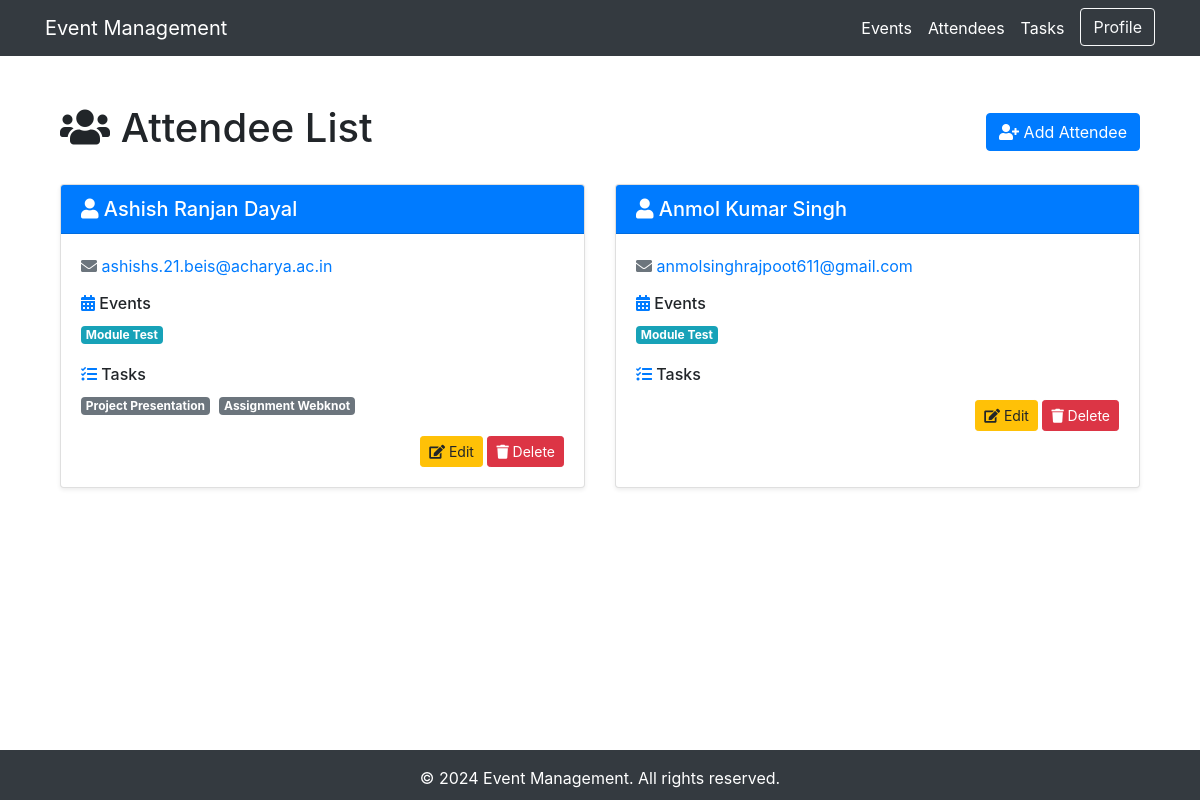
Screenshot of /attendees/ (signed in) with the database file from the repository.
### attendee/models.py (models this page shows, shortened)
class Attendee(models.Model):
    name = models.CharField(max_length=255)
    email = models.EmailField(unique=True)
    events = models.ManyToManyField('events.Event', related_name='attendee_events', blank=True)
    tasks = models.ManyToManyField('tasks.Task', related_name='assigned_tasks', blank=True)

### events/models.py (models this page shows, shortened)
class Event(models.Model):
    name = models.CharField(max_length=255)
    description = models.TextField()
    location = models.CharField(max_length=255)
    date = models.DateTimeField()
    attendees = models.ManyToManyField(Attendee, related_name='event_attendees', blank=True)

### tasks/models.py (models this page shows, shortened)
class Task(models.Model):
    STATUS_CHOICES = [
        ('Pending', 'Pending'),
        ('Completed', 'Completed'),
    ]
    name = models.CharField(max_length=255)
    deadline = models.DateTimeField()
    status = models.CharField(max_length=10, choices=STATUS_CHOICES, default='Pending')
    assigned_attendee = models.ManyToManyField(Attendee, related_name='assigned_tasks', blank=True)

### attendee/views.py (the view)
# urls.py: path('', AttendeeListView.as_view(), name='attendee-list'),
class AttendeeListView(LoginRequiredMixin, ListView):
    model = Attendee
    template_name = 'attendee/attendee_list.html'
    context_object_name = 'attendees'
    login_url = '/accounts/google/login/'

### attendee/templates/attendee/attendee_list.html (shortened to what this page needs)
{% extends "events/base.html" %}
{% block content %}
<div class="container mt-5 mb-5">
    <div class="d-flex justify-content-between align-items-center mb-4">
        <h1><i class="fas fa-users"></i> Attendee List</h1>
        <a href="{% url 'attendee-create' %}" class="btn btn-primary">
            <i class="fas fa-user-plus"></i> Add Attendee
        </a>
    </div>
    <div class="row">
        {% for attendee in attendees %}
        <div class="col-md-6 mb-4">
            <div class="card shadow-sm h-100 hover-card">
                <div class="card-header bg-primary text-white">
                    <h5 class="mb-0"><i class="fas fa-user"></i> {{ attendee.name }}</h5>
                </div>
                <div class="card-body">
                    <p class="mb-3">
                        <i class="fas fa-envelope text-muted"></i>
                        <a href="mailto:{{ attendee.email }}" class="text-decoration-none">{{ attendee.email }}</a>
                    </p>
                    <h6 class="mb-2"><i class="fas fa-calendar-alt text-primary"></i> Events</h6>
                    <div class="mb-3">
                        {% for event in attendee.events.all %}
                        <span class="badge badge-info">{{ event.name }}</span>
                        {% endfor %}
                    </div>
                    <h6 class="mb-2"><i class="fas fa-tasks text-primary"></i> Tasks</h6>
                    <div class="mb-3">
                        {% for task in attendee.tasks.all %}
                        <span class="badge badge-secondary">{{ task.name }}</span>
                        {% endfor %}
                    </div>
                    <div class="text-right">
                        <a href="{% url 'attendee-update' attendee.pk %}" class="btn btn-warning btn-sm">
                            <i class="fas fa-edit"></i> Edit
                        </a>
                        <a href="{% url 'attendee-delete' attendee.pk %}" class="btn btn-danger btn-sm">
                            <i class="fas fa-trash"></i> Delete
                        </a>
                    </div>
                </div>
            </div>
        </div>
        {% endfor %}
    </div>
</div>
{% endblock %}

### events/templates/events/base.html (style rules this page uses)
body { padding-top: 56px; }

### attendee/templates/attendee/attendee_list.html (style rules this page uses)
.badge { margin-right: 5px; margin-bottom: 5px; }

### rows the page displays
Attendee: name "Ashish Ranjan Dayal", email "ashishs.21.beis@acharya.ac.in"
Event: name "Module Test"
Task: name "Project Presentation"
Task: name "Assignment Webknot"
Attendee: name "Anmol Kumar Singh", email "anmolsinghrajpoot611@gmail.com"
